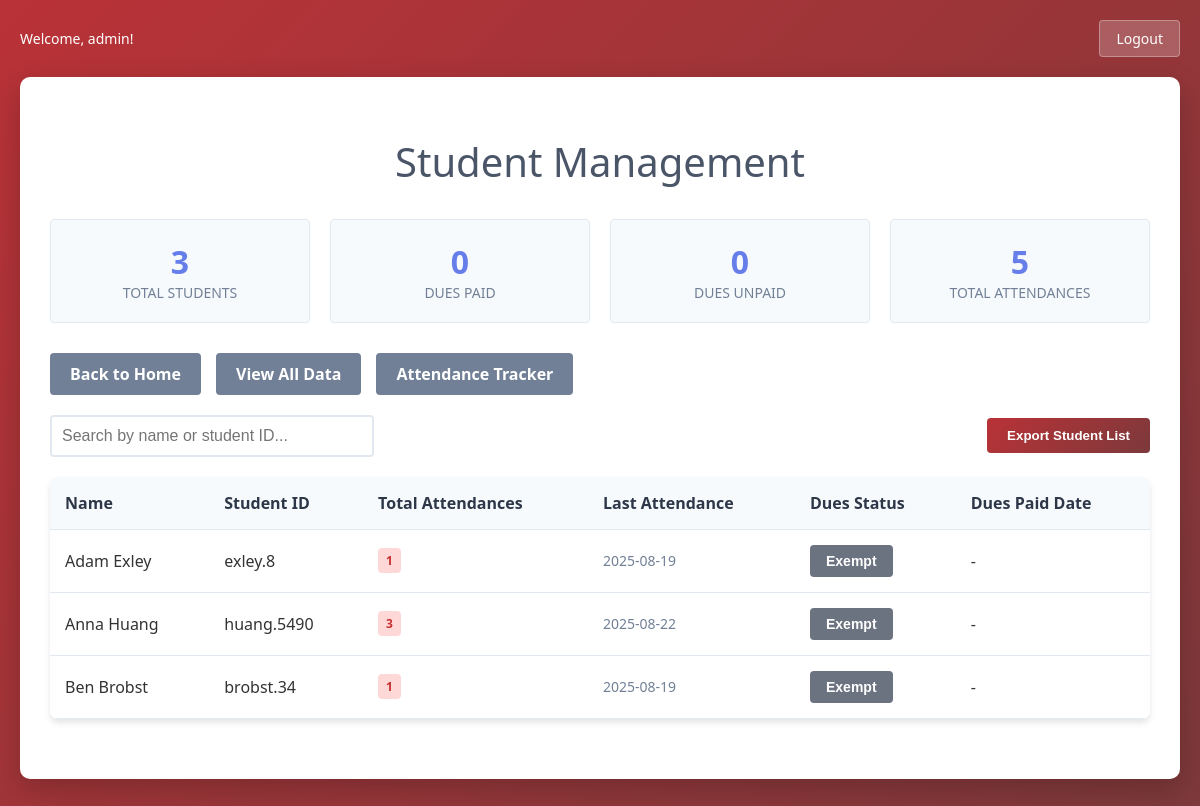
The app's page /manage_students (signed in) with its own data.
### tables this page shows
CREATE TABLE students (
            id INTEGER PRIMARY KEY AUTOINCREMENT,
            first_name TEXT NOT NULL,
            last_name TEXT,
            student_id TEXT UNIQUE,
            email TEXT,
            phone TEXT,
            dues_status TEXT DEFAULT 'unpaid',  -- 'paid', 'unpaid', 'exempt'
            dues_paid_date DATE,
            created_at TIMESTAMP DEFAULT CURRENT_TIMESTAMP,
            updated_at TIMESTAMP DEFAULT CURRENT_TIMESTAMP
        );

### app.py (the view)
@app.route('/manage_students')
@login_required
def manage_students():
    conn = get_db_connection()
    cursor = conn.cursor()
    cursor.execute('''
        SELECT s.*,
               COUNT(ar.id) as attendance_count,
               MAX(ar.timestamp) as last_attendance
        FROM students s
        LEFT JOIN attendance_records ar ON s.student_id = ar.student_id
        GROUP BY s.id
        ORDER BY s.first_name, s.last_name
    ''')
    students = [dict(row) for row in cursor.fetchall()]
    conn.close()
    return render_template('manage_students.html', students=students)

### app.py (called while the page is built)
def get_db_connection():
    conn = sqlite3.connect(DATABASE)
    conn.row_factory = sqlite3.Row  # This allows accessing columns by name
    return conn

def login_required(f):
    @wraps(f)
    def decorated_function(*args, **kwargs):
        if 'logged_in' not in session:
            flash('Please log in to access this page.')
            return redirect(url_for('login'))
        return f(*args, **kwargs)
    return decorated_function

### templates/manage_students.html (shortened to what this page needs)
<!DOCTYPE html>
<html lang="en">
<head>
</head>
<body>
    <div class="header">
        <div class="user-info">
            {% if session.username %}
                Welcome, {{ session.username }}!
            {% endif %}
        </div>
        <a href="/logout" class="logout-btn">Logout</a>
    </div>
    <div class="container">
        <h1>Student Management</h1>
        <div class="stats">
            <div class="stat-card">
                <div class="stat-number">{{ students|length }}</div>
                <div class="stat-label">Total Students</div>
            </div>
            <div class="stat-card">
                <div class="stat-number">{{ students|selectattr('dues_status', 'equalto', 'paid')|list|length }}</div>
                <div class="stat-label">Dues Paid</div>
            </div>
            <div class="stat-card">
                <div class="stat-number">{{ students|selectattr('dues_status', 'equalto', 'unpaid')|list|length }}</div>
                <div class="stat-label">Dues Unpaid</div>
            </div>
            <div class="stat-card">
                <div class="stat-number">{{ (students|map(attribute='attendance_count')|sum) or 0 }}</div>
                <div class="stat-label">Total Attendances</div>
            </div>
        </div>
        <div class="navigation-links">
            <a href="/" class="btn btn-secondary">Back to Home</a>
            <a href="/view_data" class="btn btn-secondary">View All Data</a>
            <a href="/attendance_tracker" class="btn btn-secondary">Attendance Tracker</a>
        </div>
        <div class="controls">
            <input type="text" class="search-box" id="searchBox" placeholder="Search by name or student ID...">
            <div>
                <button class="btn" onclick="exportStudents()">Export Student List</button>
            </div>
        </div>
        {% if students %}
        <div class="table-container">
            <table id="studentsTable">
                <thead>
                    <tr>
                        <th>Name</th>
                        <th>Student ID</th>
                        <th>Total Attendances</th>
                        <th>Last Attendance</th>
                        <th>Dues Status</th>
                        <th>Dues Paid Date</th>
                    </tr>
                </thead>
                <tbody>
                    {% for student in students %}
                    <tr>
                        <td>{{ student.first_name }} {{ student.last_name or '' }}</td>
                        <td>{{ student.student_id or 'N/A' }}</td>
                        <td>
                            <span class="attendance-badge {% if student.attendance_count >= 10 %}attendance-high{% elif student.attendance_count >= 5 %}attendance-medium{% else %}attendance-low{% endif %}">
                                {{ student.attendance_count or 0 }}
                            </span>
                        </td>
                        <td class="last-attendance">
                            {% if student.last_attendance %}
                                {{ student.last_attendance[:10] }}
                            {% else %}
                                Never
                            {% endif %}
                        </td>
                        <td>
                            <button class="dues-btn {{ student.dues_status or 'unpaid' }}"
                                    onclick="toggleDuesStatus('{{ student.student_id }}', '{{ student.dues_status or 'unpaid' }}')">
                                {% if student.dues_status == 'paid' %}
                                    Paid ✓
                                {% elif student.dues_status == 'exempt' %}
                                    Exempt
                                {% else %}
                                    Unpaid
                                {% endif %}
                            </button>
                        </td>
                        <td>
                            {{ student.dues_paid_date or '-' }}
                        </td>
                    </tr>
                    {% endfor %}
                </tbody>
            </table>
        </div>
        {% else %}
        <div class="empty-state">
            <div class="empty-state-icon">👥</div>
            <p>No student records yet. Students will appear here after they submit attendance.</p>
        </div>
        {% endif %}
    </div>
</body>
</html>

### templates/manage_students.html (style rules this page uses)
body { font-family: 'Segoe UI', Tahoma, Geneva, Verdana, sans-serif; margin: 0; padding: 20px; background: linear-gradient(135deg, #b93237 0%, #7c393b 100%); min-height: 100vh; color: #333; }
.header { display: flex; justify-content: space-between; align-items: center; margin-bottom: 20px; }
.user-info { color: white; font-size: 14px; }
.logout-btn { background: rgba(255, 255, 255, 0.2); color: white; border: 1px solid rgba(255, 255, 255, 0.3); padding: 8px 16px; font-size: 14px; border-radius: 4px; cursor: pointer; text-decoration: none; display: inline-block; transition: background-color 0.3s ease; }
.container { background: white; padding: 30px; border-radius: 10px; box-shadow: 0 10px 30px rgba(0,0,0,0.2); max-width: 1400px; margin: 0 auto; }
h1 { color: #4a5568; text-align: center; margin-bottom: 30px; font-size: 2.5rem; font-weight: 300; }
.stats { display: grid; grid-template-columns: repeat(auto-fit, minmax(200px, 1fr)); gap: 20px; margin-bottom: 30px; }
.stat-card { background: #f7fafc; border: 1px solid #e2e8f0; border-radius: 4px; padding: 20px; text-align: center; }
.stat-number { font-size: 2rem; font-weight: bold; color: #667eea; }
.stat-label { color: #718096; font-size: 14px; text-transform: uppercase; }
.navigation-links { display: flex; gap: 15px; margin-bottom: 20px; flex-wrap: wrap; }
.btn { background: linear-gradient(135deg, #b93237 0%, #7c393b 100%); color: white; border: none; padding: 10px 20px; border-radius: 4px; cursor: pointer; text-decoration: none; display: inline-block; transition: transform 0.2s ease; font-weight: 600; }
.btn-secondary { background: #718096; }
.controls { display: flex; justify-content: space-between; align-items: center; margin-bottom: 20px; flex-wrap: wrap; gap: 15px; }
.search-box { padding: 10px; border: 2px solid #e2e8f0; border-radius: 4px; font-size: 16px; width: 300px; max-width: 100%; }
.table-container { overflow-x: auto; border-radius: 8px; box-shadow: 0 4px 6px rgba(0,0,0,0.1); margin-bottom: 30px; }
table { width: 100%; border-collapse: collapse; background: white; }
th, td { padding: 15px; text-align: left; border-bottom: 1px solid #e2e8f0; }
th { background: #f7fafc; font-weight: 600; color: #2d3748; position: sticky; top: 0; }
.dues-btn { padding: 8px 16px; border: none; border-radius: 4px; cursor: pointer; font-size: 14px; font-weight: 600; transition: all 0.3s ease; }
.dues-btn.exempt { background: #6b7280; color: white; }
.attendance-badge { display: inline-block; padding: 4px 8px; border-radius: 4px; font-size: 12px; font-weight: bold; }
.attendance-low { background: #fed7d7; color: #c53030; }
.last-attendance { font-size: 14px; color: #718096; }

### records on screen
students: first_name "Adam", last_name "Exley", student "exley.8", attendance_count "1", created_at "2025-08-19", dues_status "Exempt", dues_paid_date "-"
students: first_name "Anna", last_name "Huang", student "huang.5490", attendance_count "3", last_attendance "2025-08-22", dues_status "Exempt", dues_paid_date "-"
students: first_name "Ben", last_name "Brobst", student "brobst.34", attendance_count "1", created_at "2025-08-19", dues_status "Exempt", dues_paid_date "-"

### other values on screen
{{ session.username }} "admin"
{{ students|length }} "3"
{{ students|selectattr('dues_status', 'equalto', 'paid')|list|length }} "0"
{{ students|selectattr('dues_status', 'equalto', 'unpaid')|list|length }} "0"
{{ (students|map(attribute='attendance_count')|sum) or 0 }} "5"
